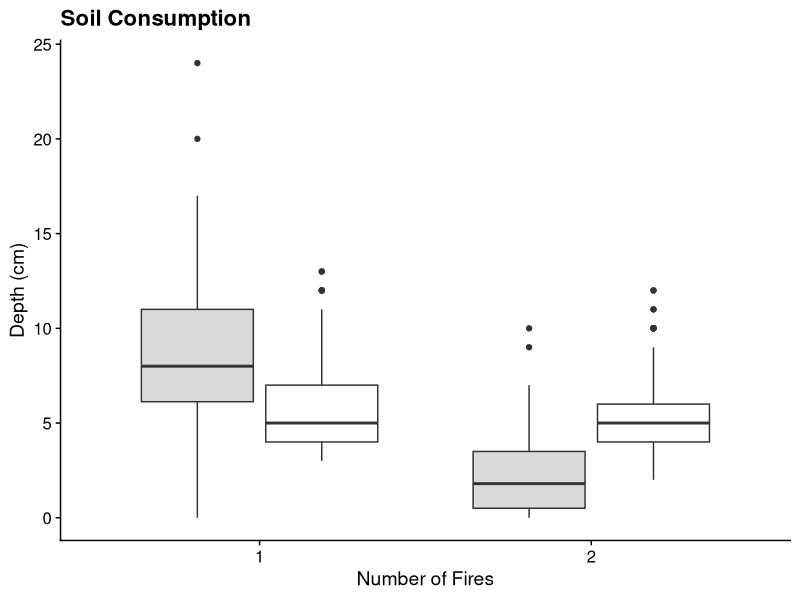

Write R code to recreate this figure. (Note: this script raises an error after producing the figure.)
## ---- chunk 1
  library(ggplot2)
  library(cowplot)
  library(dplyr)
  theme_set(theme_cowplot())
  rm(list = ls())
## ---- chunk 2
adven_root <- read.csv("data/adventaguous_roots.csv")
adven_root_plot <- ggplot(adven_root, 
                          aes(x = factor(adven_root$TREAT),
                              y = adven_root$DEPTH, 
                              fill = adven_root$SITE)) + 
  geom_boxplot() + 
  labs(x = "Number of Fires", y = "Depth (cm)",
       title = "Soil Consumption") + 
  scale_fill_manual(values = c("#d9d9d9", "#ffffff"), name = "Site Type", labels = c("Upland", "Lowland")) + 
  theme(plot.title = element_text(hjust = 0),
        legend.position = "none") + xlim("1", "2")
adven_root_plot
# save_plot("adven_root.png", adven_root_plot, base_aspect_ratio = 1.5)
## ---- chunk 3
org_depth <- read.csv("data/org_depth.csv")
 org_depth_plot <- ggplot(org_depth, 
                          aes(x = factor(org_depth$TREATMENT), y =
                                org_depth$ORG_DEPTH, 
                              fill = org_depth$SITE)) + 
    geom_boxplot()   + 
    scale_fill_manual(name = "Site Type",
                      values = c("#d9d9d9", "#ffffff"), 
                      labels = c("Upland", "Lowland")) + 
    labs(title = "Organic Layer Depth", 
         x = "Number of Fires", y = "Organic layer depth (cm)") + 
    theme(plot.title = element_text(hjust = 0), legend.position =  "none") 
org_depth_plot
  
# save_plot("org_depth.png", org_depth_plot, base_aspect_ratio = 1.5)
## ---- chunk 4
exposed_min <- read.csv("data/exposed_min.csv")
expose_min_plot <- ggplot(exposed_min, 
                          aes(x = factor(exposed_min$TREATMENT),
                              y = exposed_min$MINERAL,
                              fill = exposed_min$SITE)) + 
    geom_boxplot() + 
    scale_fill_manual(name = "Site Type",
                      values = c("#d9d9d9", "#ffffff"), 
                      labels = c("Upland", "Lowland")) + 
    labs(title = "Exposed Mineral Soil", 
         x = "Number of Fires", y = "% of Mineral Soil Exposed") + 
    theme(plot.title = element_text(hjust = 0))
expose_min_plot
## ---- chunk 5
plot_grid(adven_root_plot, org_depth_plot, expose_min_plot,
          nrow = 1, ncol = 3,
          rel_widths = c(0.9, 0.9,1.3), rel_heights = c(1,1, 1.5),
          labels = c("A.", "B.", "C."))

save_plot("substrate.png", substrate, nrow = 1, ncol = 2, base_aspect_ratio = 1.5)

## ---- chunk 6
upland <- adven_root[adven_root$SITE == "DALTON",]

summary(upland$DEPTH[upland$TREAT == 1])

summary(upland$DEPTH[upland$TREAT == 2])
24/10
## ---- chunk 7
lowland <- adven_root[adven_root$SITE == "STEESE",]

summary(lowland$DEPTH[lowland$TREAT == 1])
low1 <- lowland$DEPTH[lowland$TREAT == 1]
low2 <- lowland$DEPTH[lowland$TREAT == 2]
t.test(low1,low2)
## ---- chunk 8
library(tidyverse)
library(ggpubr)
library(rstatix)

adven_root %>%
  group_by(SITE) %>%
  shapiro_test(DEPTH)

adven_root_stee <- adven_root[adven_root$SITE == "STEESE",]
adven_root_stee %>%
       dunn_test(DEPTH ~ TREAT, p.adjust.method = "bonferroni")
## ---- chunk 9
org_depth %>%
  filter(TREATMENT == 0) %>%
  summarise(mean(ORG_DEPTH))

